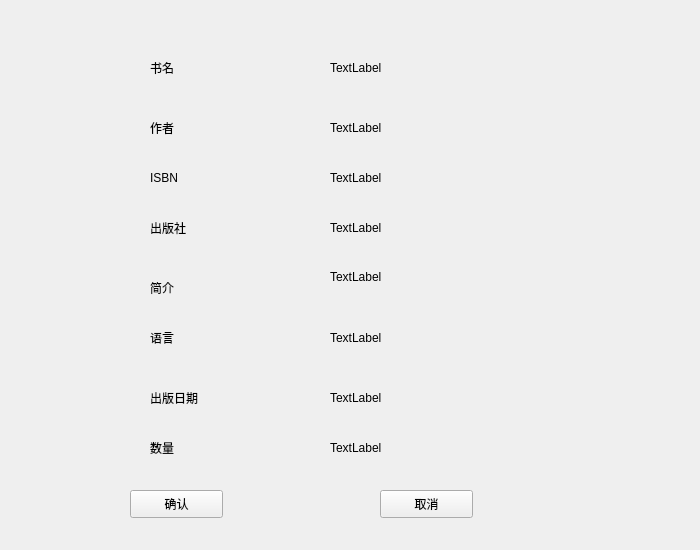
<?xml version="1.0" encoding="UTF-8"?>
<ui version="4.0">
 <class>bookdetail</class>
 <widget class="QWidget" name="bookdetail">
  <property name="geometry">
   <rect>
    <x>0</x>
    <y>0</y>
    <width>700</width>
    <height>550</height>
   </rect>
  </property>
  <property name="windowTitle">
   <string>bookdetail</string>
  </property>
  <widget class="QPushButton" name="btnOK">
   <property name="geometry">
    <rect>
     <x>130</x>
     <y>490</y>
     <width>93</width>
     <height>28</height>
    </rect>
   </property>
   <property name="text">
    <string>确认</string>
   </property>
  </widget>
  <widget class="QPushButton" name="btnCancel">
   <property name="geometry">
    <rect>
     <x>380</x>
     <y>490</y>
     <width>93</width>
     <height>28</height>
    </rect>
   </property>
   <property name="text">
    <string>取消</string>
   </property>
  </widget>
  <widget class="QLabel" name="label">
   <property name="geometry">
    <rect>
     <x>150</x>
     <y>60</y>
     <width>72</width>
     <height>15</height>
    </rect>
   </property>
   <property name="text">
    <string>书名</string>
   </property>
  </widget>
  <widget class="QLabel" name="label_2">
   <property name="geometry">
    <rect>
     <x>150</x>
     <y>120</y>
     <width>72</width>
     <height>15</height>
    </rect>
   </property>
   <property name="text">
    <string>作者</string>
   </property>
  </widget>
  <widget class="QLabel" name="label_3">
   <property name="geometry">
    <rect>
     <x>150</x>
     <y>170</y>
     <width>72</width>
     <height>15</height>
    </rect>
   </property>
   <property name="text">
    <string>ISBN</string>
   </property>
  </widget>
  <widget class="QLabel" name="label_4">
   <property name="geometry">
    <rect>
     <x>150</x>
     <y>220</y>
     <width>72</width>
     <height>15</height>
    </rect>
   </property>
   <property name="text">
    <string>出版社</string>
   </property>
  </widget>
  <widget class="QLabel" name="label_5">
   <property name="geometry">
    <rect>
     <x>150</x>
     <y>280</y>
     <width>72</width>
     <height>15</height>
    </rect>
   </property>
   <property name="text">
    <string>简介</string>
   </property>
  </widget>
  <widget class="QLabel" name="label_6">
   <property name="geometry">
    <rect>
     <x>150</x>
     <y>330</y>
     <width>72</width>
     <height>15</height>
    </rect>
   </property>
   <property name="text">
    <string>语言</string>
   </property>
  </widget>
  <widget class="QLabel" name="label_7">
   <property name="geometry">
    <rect>
     <x>150</x>
     <y>390</y>
     <width>72</width>
     <height>15</height>
    </rect>
   </property>
   <property name="text">
    <string>出版日期</string>
   </property>
  </widget>
  <widget class="QLabel" name="labelPublishDate">
   <property name="geometry">
    <rect>
     <x>330</x>
     <y>390</y>
     <width>221</width>
     <height>16</height>
    </rect>
   </property>
   <property name="text">
    <string>TextLabel</string>
   </property>
   <property name="scaledContents">
    <bool>true</bool>
   </property>
  </widget>
  <widget class="QLabel" name="labelAuthor">
   <property name="geometry">
    <rect>
     <x>330</x>
     <y>120</y>
     <width>141</width>
     <height>16</height>
    </rect>
   </property>
   <property name="text">
    <string>TextLabel</string>
   </property>
   <property name="scaledContents">
    <bool>true</bool>
   </property>
  </widget>
  <widget class="QLabel" name="labelPublisher">
   <property name="geometry">
    <rect>
     <x>330</x>
     <y>220</y>
     <width>251</width>
     <height>16</height>
    </rect>
   </property>
   <property name="text">
    <string>TextLabel</string>
   </property>
   <property name="scaledContents">
    <bool>true</bool>
   </property>
  </widget>
  <widget class="QLabel" name="labelTitle">
   <property name="geometry">
    <rect>
     <x>330</x>
     <y>60</y>
     <width>231</width>
     <height>16</height>
    </rect>
   </property>
   <property name="text">
    <string>TextLabel</string>
   </property>
   <property name="scaledContents">
    <bool>true</bool>
   </property>
  </widget>
  <widget class="QLabel" name="labelIsbn">
   <property name="geometry">
    <rect>
     <x>330</x>
     <y>170</y>
     <width>201</width>
     <height>16</height>
    </rect>
   </property>
   <property name="text">
    <string>TextLabel</string>
   </property>
   <property name="scaledContents">
    <bool>true</bool>
   </property>
  </widget>
  <widget class="QLabel" name="labelLanguage">
   <property name="geometry">
    <rect>
     <x>330</x>
     <y>330</y>
     <width>101</width>
     <height>16</height>
    </rect>
   </property>
   <property name="text">
    <string>TextLabel</string>
   </property>
   <property name="scaledContents">
    <bool>true</bool>
   </property>
  </widget>
  <widget class="QLabel" name="labelDescription">
   <property name="geometry">
    <rect>
     <x>330</x>
     <y>270</y>
     <width>291</width>
     <height>51</height>
    </rect>
   </property>
   <property name="text">
    <string>TextLabel</string>
   </property>
   <property name="scaledContents">
    <bool>true</bool>
   </property>
   <property name="alignment">
    <set>Qt::AlignLeading|Qt::AlignLeft|Qt::AlignTop</set>
   </property>
   <property name="wordWrap">
    <bool>true</bool>
   </property>
  </widget>
  <widget class="QLabel" name="label_15">
   <property name="geometry">
    <rect>
     <x>150</x>
     <y>440</y>
     <width>72</width>
     <height>15</height>
    </rect>
   </property>
   <property name="text">
    <string>数量</string>
   </property>
  </widget>
  <widget class="QLabel" name="labelQuantity">
   <property name="geometry">
    <rect>
     <x>330</x>
     <y>440</y>
     <width>111</width>
     <height>16</height>
    </rect>
   </property>
   <property name="text">
    <string>TextLabel</string>
   </property>
   <property name="scaledContents">
    <bool>true</bool>
   </property>
  </widget>
 </widget>
 <resources/>
 <connections/>
</ui>
